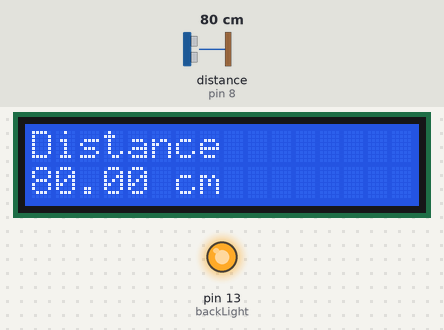
The sketch below on a simulated Arduino Uno, built with avr-gcc and run on an emulated ATmega328P. Parts: 16×2 character LCD, output pins drawn as LEDs (lit = HIGH). The inputs (shaded band) are chosen by the test bench; at power-on: distance to the obstacle (sensor on pin 8) 80 cm. The echo pulse lasts 58.3 µs per cm; what the sketch prints to the serial monitor is not drawn.

Above: at 2.2 s.
2.3 s: distance to the obstacle (sensor on pin 8) set to 2 cm
At 3.1 s:
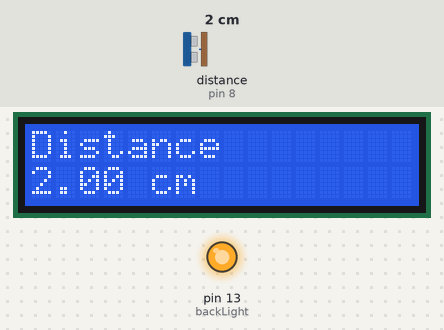
4.1 s: distance to the obstacle (sensor on pin 8) set to 4 cm
At 5.2 s:
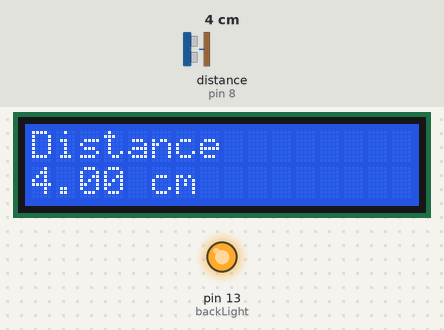
5.7 s: distance to the obstacle (sensor on pin 8) set to 9 cm
At 6.2 s:
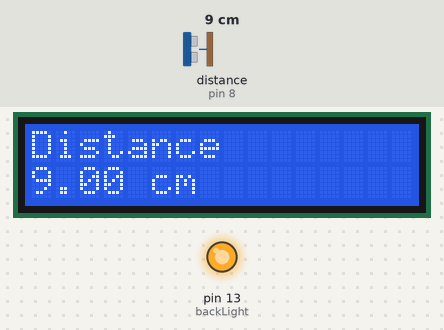
Timing chart, 0 to 8.7 s (numbered marks = the images above; inputs shaded):
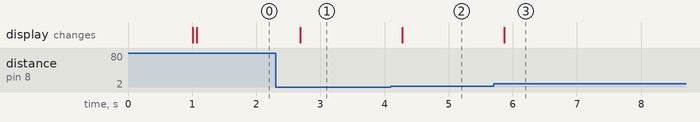

The sketch:

sonar_lcd.ino
```cpp
#include <LiquidCrystal.h>
#include <HCSR04.h>

// LCD Setup
// Connections:
// rs (LCD pin 4) to Arduino pin 12
// rw (LCD pin 5) to Arduino pin 11
// enable (LCD pin 6) to Arduino pin 10
// LCD pin 15 to Arduino pin 13
// LCD pins d4, d5, d6, d7 to Arduino pins 5, 4, 3, 2
LiquidCrystal lcd(12, 11, 10, 5, 4, 3, 2);
int backLight = 13;    // pin 13 will control the backlight

// Initialize sensor that uses digital pins 13 and 12.
int triggerPin = 7;
int echoPin = 8;
UltraSonicDistanceSensor distanceSensor(triggerPin, echoPin);


/**************************************************************************/
/*
    Arduino setup function (automatically called at startup)
*/
/**************************************************************************/
void setup(void)
{

  // LCD Setup
  pinMode(backLight, OUTPUT);
  digitalWrite(backLight, HIGH); // turn backlight on. Replace 'HIGH' with 'LOW' to turn it off.

  // Serial Setup
  Serial.begin(115200);
  Serial.println("Distance sensor raw data test"); Serial.println("");

  delay(1000);
}

/**************************************************************************/
/*
    Arduino loop function, called once 'setup' is complete (your own code
    should go here)
*/
/**************************************************************************/
void loop(void)
{

  // Every 500 miliseconds, do a measurement using the sensor and print the distance in centimeters.
  double distance = distanceSensor.measureDistanceCm();

  // Write to serial for debug
  Serial.print("Distance");
  Serial.println(distance);

  // Write our data to the LCD
  lcd.begin(16,2);              // columns, rows.  use 16,2 for a 16x2 LCD, etc.
  lcd.clear();                  // start with a blank screen
  lcd.setCursor(0,0);           // set cursor to column 0, row 0 (the first row)
  lcd.print("Distance");
  lcd.setCursor(0,1);           // set cursor to column 0, row 1
  lcd.print(distance);
  lcd.print(" cm");

  delay(250);
}
```

Measured:
- after the input at 2.3 s, the display: changes after 0.38 s (image 1)
- after the input at 4.1 s, the display: changes after 0.17 s (image 2)
- after the input at 5.7 s, the display: changes after 0.17 s (image 3)
